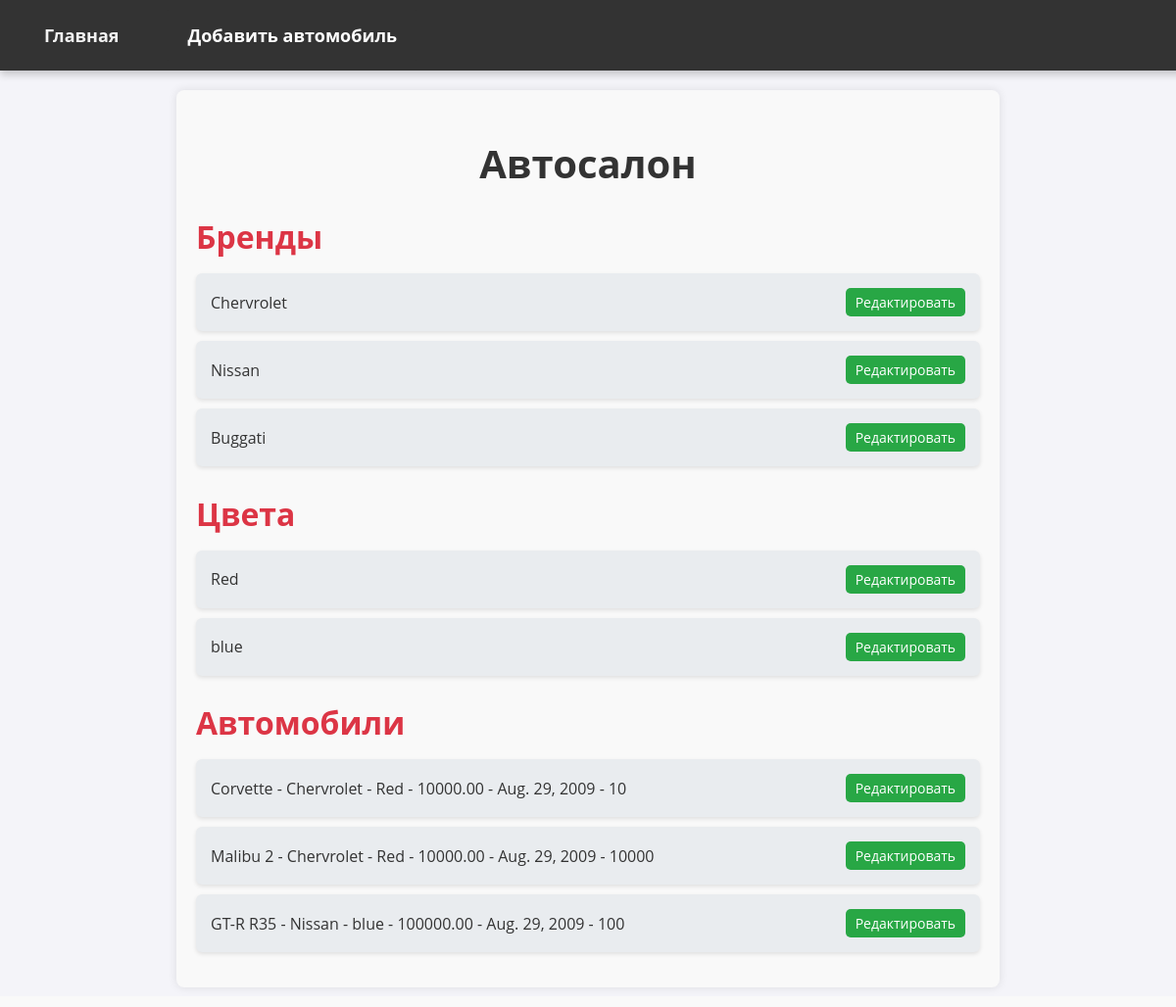
The page / on the database its author committed.
### HomeApp/models.py (models this page shows, shortened)
class Brand(models.Model):
    name = models.CharField(max_length=100)

class Color(models.Model):
    name = models.CharField(max_length=100)

class Car(models.Model):
    name = models.CharField(max_length=100)
    price = models.DecimalField(max_digits=10, decimal_places=2)
    date_manufacture = models.DateField()
    count = models.PositiveIntegerField()
    brand = models.ForeignKey(Brand, on_delete=models.CASCADE)
    color = models.ForeignKey(Color, on_delete=models.CASCADE)

### HomeApp/views.py (the view)
# urls.py: path('', views.index, name='index'),
def index(request):
    brands = Brand.objects.all()
    colors = Color.objects.all()
    cars = Car.objects.all()
    if request.method == 'POST' and 'add_brand' in request.POST:
        brand_form = BrandForm(request.POST)
        if brand_form.is_valid():
            Brand.objects.create(name=brand_form.cleaned_data['name'])
            return redirect('index')
    else:
        brand_form = BrandForm()
    if request.method == 'POST' and 'add_color' in request.POST:
        color_form = ColorForm(request.POST)
        if color_form.is_valid():
            Color.objects.create(name=color_form.cleaned_data['name'])
            return redirect('index')
    else:
        color_form = ColorForm()
    if request.method == 'POST' and 'add_car' in request.POST:
        car_form = CarForm(request.POST)
        if car_form.is_valid():
            Car.objects.create(
                name=car_form.cleaned_data['name'],
                price=car_form.cleaned_data['price'],
                date_manufacture=car_form.cleaned_data['date_manufacture'],
                count=car_form.cleaned_data['count'],
                brand=car_form.cleaned_data['brand'],
                color=car_form.cleaned_data['color']
            )
            return redirect('index')
    else:
        car_form = CarForm()
    context = {
        'brands': brands,
        'colors': colors,
        'cars': cars,
        'brand_form': brand_form,
        'color_form': color_form,
        'car_form': car_form,
    }
    return render(request, 'index.html', context)

### templates/index.html (shortened to what this page needs)
<!DOCTYPE html>
{% load static %}
<html lang="ru">
<head>
    <link rel="stylesheet" href="{% static 'style.css' %}">
</head>
<body>
    <div class="navbar">
        <a href="{% url 'index' %}">Главная</a>
        <a href="{% url 'create_car' %}" class="button">Добавить автомобиль</a>
    </div>
    <div class="container">
        <h1>Автосалон</h1>
        <h2>Бренды</h2>
        <ul>
            {% for brand in brands %}
                <li>{{ brand.name }}
                    <a class="edit-link" href="{% url 'edit_brand' brand.id %}">Редактировать</a>
                </li>
            {% endfor %}
        </ul>
        <h2>Цвета</h2>
        <ul>
            {% for color in colors %}
                <li>{{ color.name }}
                    <a class="edit-link" href="{% url 'edit_color' color.id %}">Редактировать</a>
                </li>
            {% endfor %}
        </ul>
        <h2>Автомобили</h2>
        <ul>
            {% for car in cars %}
                <li>{{ car.name }} - {{ car.brand.name }} - {{ car.color.name }} - {{ car.price }} - {{ car.date_manufacture }} - {{ car.count }}
                    <a class="edit-link" href="{% url 'edit_car' car.id %}">Редактировать</a>
                </li>
            {% endfor %}
        </ul>
    </div>
</body>
</html>

### static/style.css (style rules this page uses)
body { font-family: "Open Sans", sans-serif; background-color: #f4f4f9; color: #333; margin: 0; padding: 0; user-select: none; }
.navbar { background-color: #343a40; color: white; padding: 10px 20px; display: flex; justify-content: space-between; align-items: center; position: sticky; top: 0; width: 100%; box-shadow: 0 4px 8px rgba(0, 0, 0, 0.2); }
.navbar a { color: white; text-decoration: none; margin: 0 15px; font-weight: bold; }
.container { width: 80%; max-width: 1200px; margin: 20px auto; padding: 20px; background-color: #ffffff; border-radius: 8px; box-shadow: 0 4px 8px rgba(0, 0, 0, 0.1); }
h1, h2, h3 { color: #dc3545; }
h1 { font-size: 2.5em; margin-bottom: 20px; text-align: center; }
h2 { font-size: 2em; margin-bottom: 15px; }
ul { list-style: none; padding: 0; }
ul li { margin-bottom: 10px; padding: 15px; background: #e9ecef; border-radius: 6px; box-shadow: 0 2px 4px rgba(0, 0, 0, 0.1); display: flex; justify-content: space-between; align-items: center; }
.edit-link { background-color: #28a745; color: #fff; border-radius: 5px; padding: 5px 10px; text-decoration: none; font-size: 14px; }
.navbar { background-color: #333; overflow: hidden; display: flex; justify-content: flex-start; padding: 10px; }
.navbar a { color: #f2f2f2; text-align: center; padding: 14px 20px; text-decoration: none; font-size: 18px; transition: background-color 0.3s, border-radius 0.3s; }
.navbar a.button { background-color: #333; color: white; padding: 14px 20px; border: none; border-radius: 3px; font-size: 18px; text-align: center; transition: background-color 0.3s, transform 0.3s; }
.container { max-width: 800px; margin: 20px auto; padding: 20px; background-color: #f9f9f9; border-radius: 8px; box-shadow: 0 0 10px rgba(0, 0, 0, 0.1); }
.container h1 { text-align: center; color: #333; margin-bottom: 20px; }

### rows shown on the page
Brand: name "Chervrolet"
Brand: name "Nissan"
Brand: name "Buggati"
Color: name "Red"
Color: name "blue"
Car: name "Corvette", brand.name "Chervrolet", color.name "Red", price "10000.00", date_manufacture "Aug. 29, 2009", count "10"
Car: name "Malibu 2", brand.name "Chervrolet", color.name "Red", price "10000.00", date_manufacture "Aug. 29, 2009", count "10000"
Car: name "GT-R R35", brand.name "Nissan", color.name "blue", price "100000.00", date_manufacture "Aug. 29, 2009", count "100"
